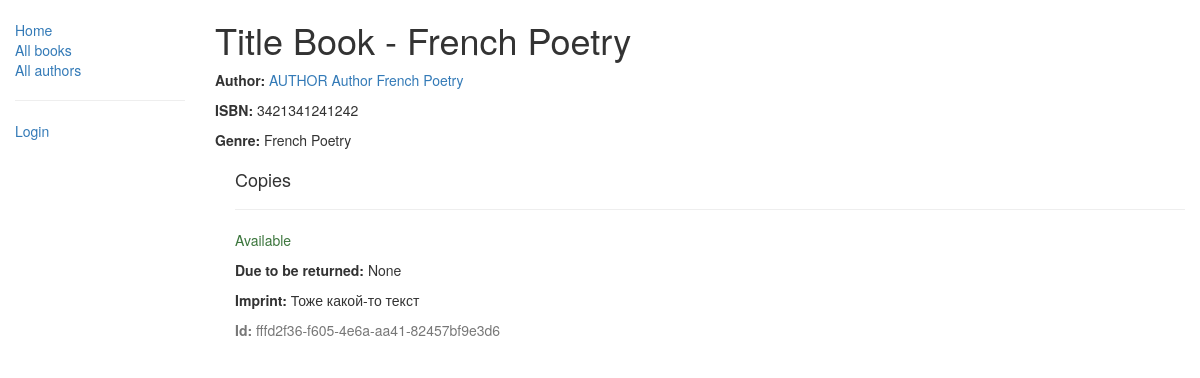
/catalog/book/2, run on an earlier commit of the app's database.
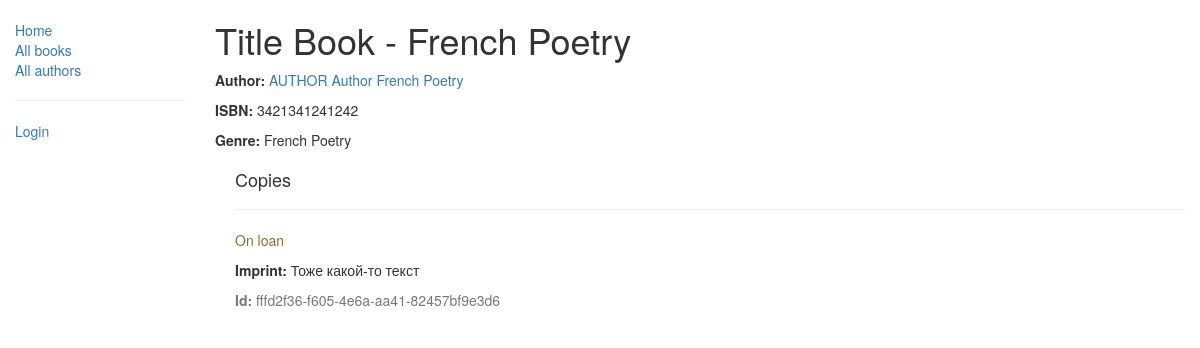
And on a later commit of the database.
### catalog/models.py (models this page shows, shortened)
class Book(models.Model):
    title = models.CharField(max_length=200)
    author = models.ForeignKey("Author", on_delete=models.SET_NULL, null=True)
    summary = models.TextField(max_length=1000, help_text="Enter a brief description of the book")
    isbn = models.CharField("ISBN", max_length=13, help_text='13 Character <a href="https://www.isbn-international'
                                                             '.org/content/what-isbn">ISBN number</a>')
    genre = models.ManyToManyField(Genre, help_text="Select a genre for this book")

class Author(models.Model):
    first_name = models.CharField(max_length=100)
    last_name = models.CharField(max_length=100)
    date_of_birth = models.DateField(null=True, blank=True)
    date_of_death = models.DateField('Died', null=True, blank=True)
    def __str__(self):
        return "{0} {1}".format(self.last_name, self.first_name)

class Genre(models.Model):
    name = models.CharField(max_length=200, help_text="Enter a book genre (e.g. Science Fiction, French Poetry etc.)")
    def __str__(self):
        return self.name

class BookInstance(models.Model):
    id = models.UUIDField(primary_key=True, default=uuid.uuid4, help_text="Unique ID for this particular book "
                                                                          "across whole library")
    book = models.ForeignKey("Book", on_delete=models.SET_NULL, null=True)
    imprint = models.CharField(max_length=200)
    due_back = models.DateField(null=True, blank=True)
    borrower = models.ForeignKey(User, on_delete=models.SET_NULL, null=True, blank=True)
    LOAN_STATUS = (
        ('m', "Maintenance"),
        ('o', 'On loan'),
        ('a', 'Available'),
        ('r', 'Reserved'),
    )
    status = models.CharField(max_length=1, choices=LOAN_STATUS, blank=True, default='m',
                              help_text='Book availability')
    class Meta:
        ordering = ["due_back"]
        permissions = (("can_mark_returned", "Set book as returned"),)

### catalog/views.py (the view)
# urls.py: re_path(r'^book/(?P<pk>\d+)$', views.BookDetailViews.as_view(), name='book-detail'),
class BookDetailViews(generic.DetailView):
    model = Book
    '''# def book_detail_view(request, pk):
    #     try:
    #         book_id = Book.objects.get(pk=pk)
    #     except Book.DoesNotExist:
    #         raise Http404("Book does not exist")

    #     return render(
    #         request,
    #         "catalog/book_detail.html",
    #         context={'book': book_id}
    #     )'''

### catalog/templates/catalog/book_detail.html (shortened to what this page needs)
{% extends 'base_generic.html' %}
{% block content %}
    <h1>Title {{ book.title }}</h1>
    <p><strong>Author: </strong><a href="{% url 'author-detail' book.author.pk %}">{{book.author}}</a></p>
    <p><strong>ISBN:</strong> {{ book.isbn }}</p>
    <p>
        <strong>Genre: </strong>
        {% for genre in book.genre.all %}
            {{ genre }}
        {% endfor %}
    </p>
    <div style="margin-left:20px;margin-top:20px">
        <h4>Copies</h4>
        {% for copy in book.bookinstance_set.all %}
            <hr>
            <p class="  {% if copy.status == 'a' %}
                text-success
            {% elif copy.status == 'd' %}
                text-danger
            {% else %}
                text-warning
            {% endif %}">
                {{copy.get_status_display}}
            </p>
            {% if copy.status == 'a' %}
                <p>
                    <strong>
                        Due to be returned:
                    </strong>
                    {{copy.due_back}}
                </p>
            {% endif %}
            <p><strong>Imprint:</strong> {{copy.imprint}}</p>
            <p class="text-muted"><strong>Id:</strong> {{copy.id}}</p>
        {% endfor %}
    </div>
{% endblock %}

### catalog/templates/base_generic.html (shortened to what this page needs)
<!doctype html>
<html lang="en">
<head>
    <link rel="stylesheet" href="https://maxcdn.bootstrapcdn.com/bootstrap/3.3.7/css/bootstrap.min.css">
    {% load static %}
    <link rel="stylesheet" href="{% static 'css/styles.css' %}">
</head>
<body>
    <div class="container-fluid">
        <div class="row">
            <div class="col-sm-2">
                {% block sidebar %}
                <ul class="sidebar-nav">
                    <li><a href="{% url 'index' %}">Home</a></li>
                    <li><a href="{% url 'books' %}">All books</a></li>
                    <li><a href="{% url 'authors' %}">All authors</a></li>
                    {% if user.is_authenticated %}
                        <hr>
                        <li>User: {{ user.get_username }}</li>
                        <li><a href="{% url 'my-borrower' %}">My Borrowed</a></li>
                        <li><a href="{% url 'logout' %}?next={{ request.path }}">Logout</a></li>
                    {% else %}
                        <hr>
                        <li><a href="{% url 'login' %}?next={{ request.path }}">Login</a></li>
                    {% endif %}
                </ul>
                {% endblock %}
            </div>
            <div class="col-sm-10">
                {% block content %}{% endblock %}
            </div>
        </div>
    </div>
</body>
</html>

### catalog/static/css/styles.css (style rules this page uses)
.sidebar-nav { margin-top: 20px; padding: 0; list-style: none; }

What changed in the data, as far as the page shows it:
changed BookInstance "Тоже какой-то текст": status "Available" → "On loan"; due_back "None" → (not shown)
